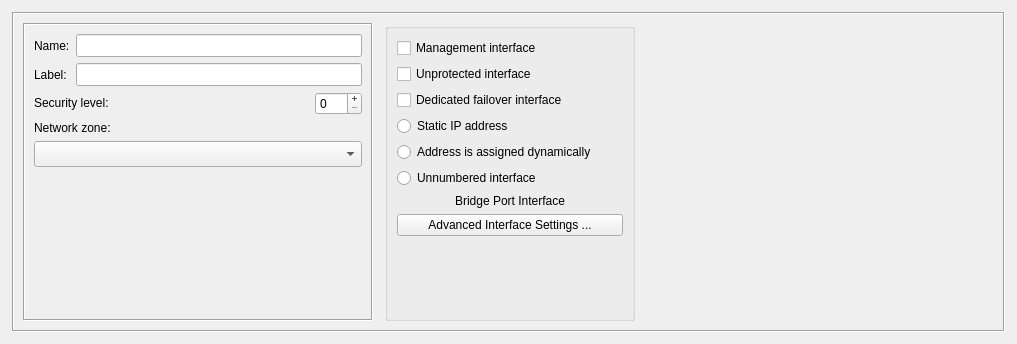
<?xml version="1.0" encoding="UTF-8"?>
<ui version="4.0">
 <class>InterfaceDialog_q</class>
 <widget class="QWidget" name="InterfaceDialog_q">
  <property name="enabled">
   <bool>true</bool>
  </property>
  <property name="geometry">
   <rect>
    <x>0</x>
    <y>0</y>
    <width>1017</width>
    <height>344</height>
   </rect>
  </property>
  <property name="sizePolicy">
   <sizepolicy hsizetype="Preferred" vsizetype="MinimumExpanding">
    <horstretch>0</horstretch>
    <verstretch>0</verstretch>
   </sizepolicy>
  </property>
  <property name="windowTitle">
   <string>Interface</string>
  </property>
  <layout class="QGridLayout" name="gridLayout_2">
   <property name="margin">
    <number>12</number>
   </property>
   <item row="0" column="0">
    <widget class="QFrame" name="frame7">
     <property name="sizePolicy">
      <sizepolicy hsizetype="Preferred" vsizetype="Preferred">
       <horstretch>0</horstretch>
       <verstretch>0</verstretch>
      </sizepolicy>
     </property>
     <property name="frameShape">
      <enum>QFrame::Box</enum>
     </property>
     <property name="frameShadow">
      <enum>QFrame::Sunken</enum>
     </property>
     <layout class="QHBoxLayout" name="horizontalLayout">
      <property name="spacing">
       <number>12</number>
      </property>
      <item>
       <widget class="QFrame" name="frame26">
        <property name="sizePolicy">
         <sizepolicy hsizetype="Fixed" vsizetype="Preferred">
          <horstretch>0</horstretch>
          <verstretch>0</verstretch>
         </sizepolicy>
        </property>
        <property name="minimumSize">
         <size>
          <width>350</width>
          <height>0</height>
         </size>
        </property>
        <property name="maximumSize">
         <size>
          <width>350</width>
          <height>16777215</height>
         </size>
        </property>
        <property name="frameShape">
         <enum>QFrame::Box</enum>
        </property>
        <property name="frameShadow">
         <enum>QFrame::Sunken</enum>
        </property>
        <layout class="QGridLayout" name="gridLayout_6">
         <item row="0" column="0">
          <layout class="QGridLayout" name="gridLayout_3">
           <item row="0" column="0">
            <widget class="QLabel" name="textLabel1">
             <property name="sizePolicy">
              <sizepolicy hsizetype="Minimum" vsizetype="Preferred">
               <horstretch>0</horstretch>
               <verstretch>0</verstretch>
              </sizepolicy>
             </property>
             <property name="text">
              <string>Name:</string>
             </property>
             <property name="wordWrap">
              <bool>false</bool>
             </property>
            </widget>
           </item>
           <item row="0" column="1">
            <widget class="QLineEdit" name="obj_name">
             <property name="sizePolicy">
              <sizepolicy hsizetype="Preferred" vsizetype="Fixed">
               <horstretch>1</horstretch>
               <verstretch>0</verstretch>
              </sizepolicy>
             </property>
             <property name="minimumSize">
              <size>
               <width>200</width>
               <height>23</height>
              </size>
             </property>
            </widget>
           </item>
           <item row="1" column="0">
            <widget class="QLabel" name="textLabel2_2">
             <property name="sizePolicy">
              <sizepolicy hsizetype="Minimum" vsizetype="Preferred">
               <horstretch>0</horstretch>
               <verstretch>0</verstretch>
              </sizepolicy>
             </property>
             <property name="text">
              <string>Label:</string>
             </property>
             <property name="wordWrap">
              <bool>false</bool>
             </property>
            </widget>
           </item>
           <item row="1" column="1">
            <widget class="QLineEdit" name="label">
             <property name="sizePolicy">
              <sizepolicy hsizetype="Preferred" vsizetype="Fixed">
               <horstretch>0</horstretch>
               <verstretch>0</verstretch>
              </sizepolicy>
             </property>
             <property name="minimumSize">
              <size>
               <width>200</width>
               <height>23</height>
              </size>
             </property>
            </widget>
           </item>
          </layout>
         </item>
         <item row="1" column="0">
          <layout class="QGridLayout" name="gridLayout_5">
           <item row="0" column="0">
            <widget class="QLabel" name="seclevelLabel">
             <property name="sizePolicy">
              <sizepolicy hsizetype="Preferred" vsizetype="Fixed">
               <horstretch>0</horstretch>
               <verstretch>0</verstretch>
              </sizepolicy>
             </property>
             <property name="minimumSize">
              <size>
               <width>0</width>
               <height>0</height>
              </size>
             </property>
             <property name="text">
              <string>Security level:</string>
             </property>
             <property name="wordWrap">
              <bool>false</bool>
             </property>
            </widget>
           </item>
           <item row="0" column="1">
            <widget class="QSpinBox" name="seclevel">
             <property name="sizePolicy">
              <sizepolicy hsizetype="Fixed" vsizetype="Fixed">
               <horstretch>0</horstretch>
               <verstretch>0</verstretch>
              </sizepolicy>
             </property>
             <property name="minimumSize">
              <size>
               <width>0</width>
               <height>0</height>
              </size>
             </property>
             <property name="toolTip">
              <string>&lt;p&gt;Each interface of the firewall must have security level associated with it.&lt;br&gt;Security level can be any number between 0 and 100, 0 being least secure and 100 being most secure levels. Interface with security level 0 ususally serves Internet connection.&lt;/p&gt;</string>
             </property>
             <property name="whatsThis">
              <string>&lt;p&gt;Each interface of the firewall must have security level associated with it.&lt;br&gt;
Security level can be any number between 0 and 100, 0 being least secure and 100 being most secure levels. Interface with security level 0 ususally serves Internet connection.&lt;/p&gt;</string>
             </property>
             <property name="buttonSymbols">
              <enum>QAbstractSpinBox::PlusMinus</enum>
             </property>
             <property name="maximum">
              <number>100</number>
             </property>
            </widget>
           </item>
           <item row="1" column="0" colspan="2">
            <widget class="QLabel" name="netzoneLabel">
             <property name="sizePolicy">
              <sizepolicy hsizetype="Preferred" vsizetype="Fixed">
               <horstretch>0</horstretch>
               <verstretch>0</verstretch>
              </sizepolicy>
             </property>
             <property name="text">
              <string>Network zone:</string>
             </property>
             <property name="wordWrap">
              <bool>false</bool>
             </property>
            </widget>
           </item>
           <item row="2" column="0" colspan="2">
            <widget class="QComboBox" name="netzone">
             <property name="sizePolicy">
              <sizepolicy hsizetype="Preferred" vsizetype="Fixed">
               <horstretch>0</horstretch>
               <verstretch>0</verstretch>
              </sizepolicy>
             </property>
             <property name="minimumSize">
              <size>
               <width>0</width>
               <height>26</height>
              </size>
             </property>
             <property name="toolTip">
              <string>&lt;p&gt;Network zone consists of hosts and networks that can be reached through this interface of the firewall. Subnet to which this interface is directly attached must be part of its network zone. Other subnets reachable by means of routing should alse be added to the network zone.
&lt;br&gt;
If network zone for this interface consists of only one subnet, you can simply choose that network's object in the pull-down below. If your network zone should include multiple subnets, you need to create an Object Group, then put all hosts and networks which are going to be part of the network zone into that group and finally choose this group in the pull-down below.&lt;/p&gt;</string>
             </property>
             <property name="whatsThis">
              <string>&lt;p&gt;Network zone consists of hosts and networks that can be reached through this interface of the firewall. Subnet to which this interface is directly attached must be part of its network zone. Other subnets reachable by means of routing should alse be added to the network zone.
&lt;br&gt;
If network zone for this interface consists of only one subnet, you can simply choose that network's object in the pull-down below. If your network zone should include multiple subnets, you need to create an Object Group, then put all hosts and networks which are going to be part of the network zone into that group and finally choose this group in the pull-down below.&lt;/p&gt;</string>
             </property>
            </widget>
           </item>
          </layout>
         </item>
         <item row="2" column="0">
          <spacer name="verticalSpacer">
           <property name="orientation">
            <enum>Qt::Vertical</enum>
           </property>
           <property name="sizeHint" stdset="0">
            <size>
             <width>20</width>
             <height>70</height>
            </size>
           </property>
          </spacer>
         </item>
        </layout>
       </widget>
      </item>
      <item>
       <widget class="QGroupBox" name="interfaceOptionsGroup">
        <property name="sizePolicy">
         <sizepolicy hsizetype="Preferred" vsizetype="Preferred">
          <horstretch>0</horstretch>
          <verstretch>0</verstretch>
         </sizepolicy>
        </property>
        <property name="minimumSize">
         <size>
          <width>250</width>
          <height>0</height>
         </size>
        </property>
        <property name="title">
         <string/>
        </property>
        <property name="flat">
         <bool>false</bool>
        </property>
        <layout class="QVBoxLayout" name="verticalLayout">
         <item>
          <widget class="QCheckBox" name="management">
           <property name="toolTip">
            <string>&lt;p&gt;Check if this interface is used for management (SNMP queries, remote policy install etc.)&lt;p&gt;</string>
           </property>
           <property name="text">
            <string>Management interface</string>
           </property>
          </widget>
         </item>
         <item>
          <widget class="QCheckBox" name="unprotected">
           <property name="toolTip">
            <string>Skip this interface while assigning policy rules</string>
           </property>
           <property name="text">
            <string>Unprotected interface</string>
           </property>
          </widget>
         </item>
         <item>
          <widget class="QCheckBox" name="dedicated_failover">
           <property name="text">
            <string>Dedicated failover interface</string>
           </property>
          </widget>
         </item>
         <item>
          <widget class="QRadioButton" name="regular">
           <property name="text">
            <string>Static IP address</string>
           </property>
          </widget>
         </item>
         <item>
          <widget class="QRadioButton" name="dynamic">
           <property name="text">
            <string>Address is assigned dynamically</string>
           </property>
          </widget>
         </item>
         <item>
          <widget class="QRadioButton" name="unnumbered">
           <property name="text">
            <string>Unnumbered interface</string>
           </property>
          </widget>
         </item>
         <item>
          <widget class="QLabel" name="bridge_port_label">
           <property name="sizePolicy">
            <sizepolicy hsizetype="Preferred" vsizetype="Fixed">
             <horstretch>0</horstretch>
             <verstretch>0</verstretch>
            </sizepolicy>
           </property>
           <property name="text">
            <string>Bridge Port Interface</string>
           </property>
           <property name="alignment">
            <set>Qt::AlignCenter</set>
           </property>
          </widget>
         </item>
         <item>
          <widget class="QPushButton" name="advancedconfig">
           <property name="text">
            <string>Advanced Interface Settings ...</string>
           </property>
          </widget>
         </item>
         <item>
          <spacer name="verticalSpacer_2">
           <property name="orientation">
            <enum>Qt::Vertical</enum>
           </property>
           <property name="sizeHint" stdset="0">
            <size>
             <width>20</width>
             <height>40</height>
            </size>
           </property>
          </spacer>
         </item>
        </layout>
       </widget>
      </item>
      <item>
       <widget class="CommentKeywords" name="commentKeywords" native="true">
        <property name="sizePolicy">
         <sizepolicy hsizetype="Expanding" vsizetype="Expanding">
          <horstretch>0</horstretch>
          <verstretch>0</verstretch>
         </sizepolicy>
        </property>
       </widget>
      </item>
     </layout>
    </widget>
   </item>
  </layout>
 </widget>
 <customwidgets>
  <customwidget>
   <class>CommentKeywords</class>
   <extends>QWidget</extends>
   <header>CommentKeywords.h</header>
   <container>1</container>
  </customwidget>
 </customwidgets>
 <tabstops>
  <tabstop>obj_name</tabstop>
  <tabstop>label</tabstop>
  <tabstop>seclevel</tabstop>
  <tabstop>management</tabstop>
  <tabstop>regular</tabstop>
  <tabstop>dynamic</tabstop>
  <tabstop>unnumbered</tabstop>
 </tabstops>
 <resources>
  <include location="MainRes.qrc"/>
 </resources>
 <connections>
  <connection>
   <sender>advancedconfig</sender>
   <signal>clicked()</signal>
   <receiver>InterfaceDialog_q</receiver>
   <slot>openIfaceDialog()</slot>
   <hints>
    <hint type="sourcelabel">
     <x>428</x>
     <y>232</y>
    </hint>
    <hint type="destinationlabel">
     <x>428</x>
     <y>133</y>
    </hint>
   </hints>
  </connection>
 </connections>
 <slots>
  <slot>changed()</slot>
 </slots>
</ui>
